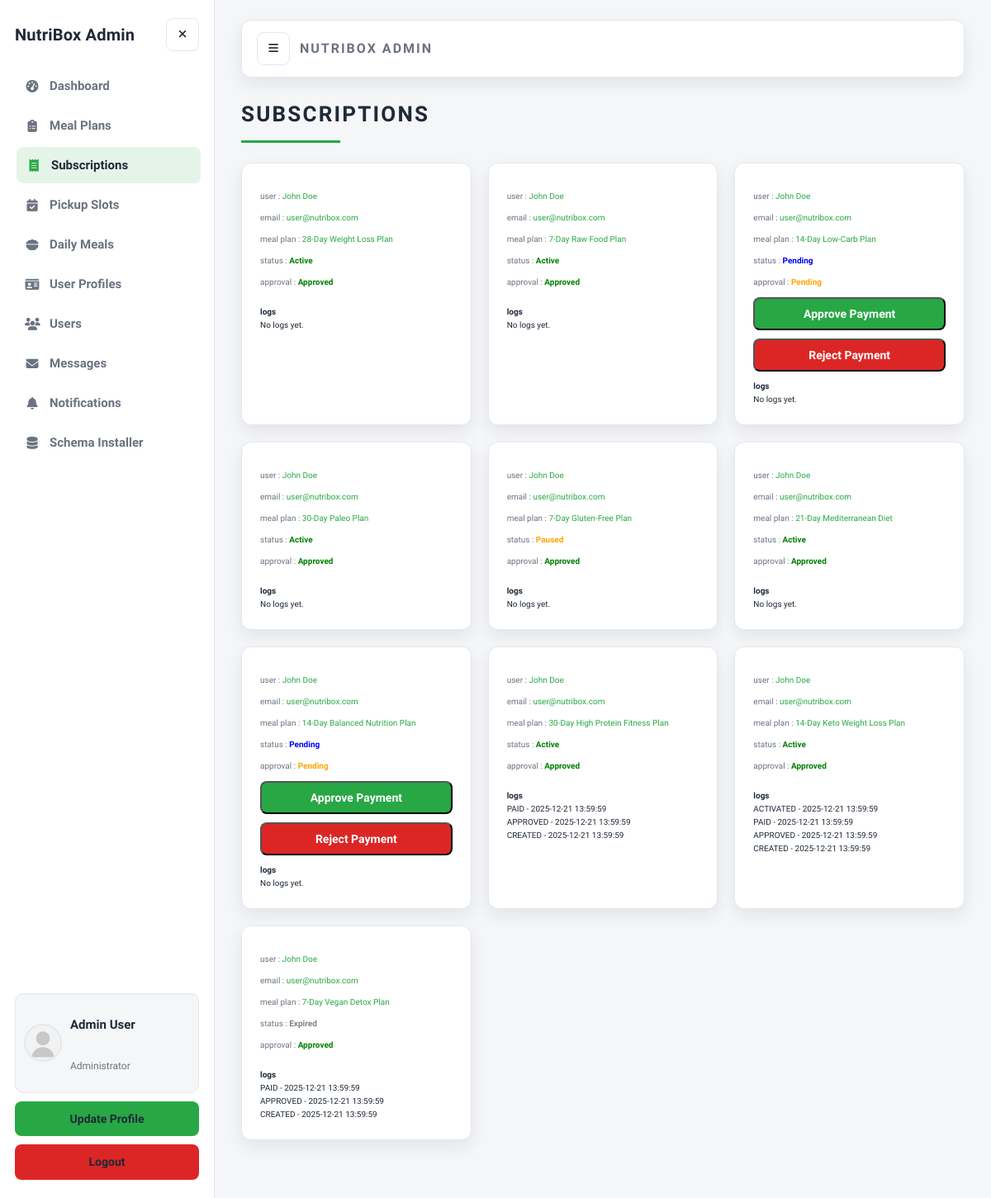
Screenshot of /admin/admin_subscriptions.php (signed in) with the database file from the repository.
### tables this page shows
CREATE TABLE IF NOT EXISTS users (
  id INT(100) NOT NULL AUTO_INCREMENT,
  name VARCHAR(100) NOT NULL,
  email VARCHAR(100) NOT NULL,
  password VARCHAR(255) NOT NULL,
  user_type VARCHAR(20) NOT NULL DEFAULT 'user',
  image VARCHAR(100) NOT NULL DEFAULT 'default-avatar.svg',
  PRIMARY KEY (id),
  UNIQUE KEY unique_email (email)
);

CREATE TABLE IF NOT EXISTS subscriptions (
  id INT(100) NOT NULL AUTO_INCREMENT,
  user_id INT(100) NOT NULL,
  meal_plan_id INT(100) NOT NULL,
  start_date DATE NOT NULL,
  end_date DATE NOT NULL,
  status VARCHAR(20) NOT NULL DEFAULT 'Pending',
  payment_status VARCHAR(20) NOT NULL DEFAULT 'Unpaid',
  approval_status VARCHAR(20) NOT NULL DEFAULT 'Pending',
  change_requested_plan_id INT(100) DEFAULT NULL,
  pause_start DATE DEFAULT NULL,
  pause_end DATE DEFAULT NULL,
  original_price INT(100) DEFAULT NULL,
  overridden_price INT(100) DEFAULT NULL,
  PRIMARY KEY (id),
  KEY idx_user_id (user_id),
  KEY idx_meal_plan_id (meal_plan_id)
);

CREATE TABLE IF NOT EXISTS meal_plans (
  id INT(100) NOT NULL AUTO_INCREMENT,
  name VARCHAR(100) NOT NULL,
  description VARCHAR(500) NOT NULL,
  price INT(100) NOT NULL,
  duration INT(10) NOT NULL COMMENT 'Duration in days',
  calories INT(10) NOT NULL,
  diet_type VARCHAR(50) NOT NULL,
  image VARCHAR(100) NOT NULL,
  PRIMARY KEY (id)
);

CREATE TABLE IF NOT EXISTS subscription_logs (
  id INT(100) NOT NULL AUTO_INCREMENT,
  subscription_id INT(100) NOT NULL,
  action VARCHAR(255) NOT NULL,
  created_at TIMESTAMP NOT NULL DEFAULT CURRENT_TIMESTAMP,
  PRIMARY KEY (id),
  KEY idx_subscription_id (subscription_id)
);

### admin/admin_subscriptions.php (the view, shortened to what this page needs)
<?php
require_once __DIR__ . "/admin_auth.php";
function status_badge_color($status)
{
    switch ($status) {
        case "Active":
            return "green";
        case "Paused":
            return "orange";
        case "Pending":
            return "blue";
        case "Expired":
            return "gray";
    }
}
function approval_badge_color($status)
{
    switch ($status) {
        case "Approved":
            return "green";
        case "Pending":
            return "orange";
    }
}
?>
<!DOCTYPE html>
<html lang="en">
<head>
   <link rel="stylesheet" href="https://cdnjs.cloudflare.com/ajax/libs/font-awesome/6.1.1/css/all.min.css">
   <link rel="stylesheet" href="css/admin_style.css">
</head>
<body class="admin-body">
<?php include "admin_header.php"; ?>
<section class="placed-orders">
   <h1 class="title">subscriptions</h1>
   <div class="box-container">
      <?php
      $select_subscriptions = $conn->prepare(
          "SELECT s.*, u.name AS user_name, u.email AS user_email,
                    m.name AS meal_name, r.name AS requested_name
             FROM `subscriptions` AS s
             LEFT JOIN `users` AS u ON s.user_id = u.id
             LEFT JOIN `meal_plans` AS m ON s.meal_plan_id = m.id
             LEFT JOIN `meal_plans` AS r ON s.change_requested_plan_id = r.id
             ORDER BY s.id DESC",
      );
      $select_subscriptions->execute();
      if ($select_subscriptions->rowCount() > 0) {
          while (
              $subscription = $select_subscriptions->fetch(PDO::FETCH_ASSOC)
          ) {
              $status_color = status_badge_color($subscription["status"]);
              $approval_color = approval_badge_color(
                  $subscription["approval_status"],
              );
              ?>
      <div class="box">
         <p> user : <span><?= $subscription["user_name"] ?></span> </p>
         <p> email : <span><?= $subscription["user_email"] ?></span> </p>
         <p> meal plan : <span><?= $subscription["meal_name"] ?></span> </p>
         <p> status : <span style="color:<?= $status_color ?>; font-weight:700;"><?= $subscription[
    "status"
] ?></span> </p>
         <p> approval : <span style="color:<?= $approval_color ?>; font-weight:700;"><?= $subscription[
    "approval_status"
] ?></span> </p>
         <div class="flex-btn" style="margin-top:1rem;">
            <?php if (
                $subscription["approval_status"] === "Pending" &&
                $subscription["status"] === "Pending"
            ) { ?>
               <form action="" method="POST" style="display:inline-block;">
                  <input type="submit" name="approve_payment" class="btn" value="approve payment">
               </form>
               <form action="" method="POST" style="display:inline-block;">
                  <input type="submit" name="reject_payment" class="delete-btn" value="reject payment">
               </form>
            <?php } ?>
         </div>
         <div class="details" style="margin-top:1rem;">
            <strong>logs</strong>
            <?php
            $select_logs = $conn->prepare(
                "SELECT * FROM `subscription_logs` WHERE subscription_id = ? ORDER BY id DESC",
            );
            $select_logs->execute([$subscription["id"]]);
            if ($select_logs->rowCount() > 0) {
                while ($log = $select_logs->fetch(PDO::FETCH_ASSOC)) {
                    $timestamp = "";
                    if (isset($log["created_at"]) && $log["created_at"]) {
                        $timestamp = " - " . $log["created_at"];
                    }
                    ?>
               <div><?= $log["action"] . $timestamp ?></div>
            <?php
                }
            } else {
                echo "<div>No logs yet.</div>";
            }
            ?>
         </div>
      </div>
      <?php
          }
      } else {
          echo '<p class="empty">no subscriptions found!</p>';
      }
      ?>
   </div>
</section>
<?php include "admin_footer.php"; ?>
</body>
</html>

### admin/admin_sidebar.php (shortened to what this page needs)
<?php
function admin_nav_link($label, $href, $icon, $aliases = [])
{
    $current_page = basename($_SERVER["PHP_SELF"]);
    $active = in_array($current_page, array_merge([$href], $aliases), true);
    $active_class = $active ? " active" : "";
    echo '<a class="nav-link' .
        $active_class .
        '" href="' .
        $href .
        '"><i class="fas ' .
        $icon .
        '"></i><span>' .
        $label .
        "</span></a>";
}
?>
<aside class="admin-sidebar">
   <div class="sidebar-brand">
      <a href="admin_page.php" class="logo">NutriBox Admin</a>
      <button class="icon-btn sidebar-close" type="button" data-sidebar-toggle aria-label="Close sidebar">
         <i class="fas fa-times"></i>
      </button>
   </div>
   <nav class="sidebar-nav">
      <?php
      admin_nav_link("Dashboard", "admin_page.php", "fa-gauge-high");
      ?>
   </nav>
   <div class="sidebar-footer">
      <?php
      $select_profile = $conn->prepare("SELECT * FROM `users` WHERE id = ?");
      $select_profile->execute([$admin_id]);
      $fetch_profile = $select_profile->fetch(PDO::FETCH_ASSOC);
      ?>
      <div class="profile-card">
         <img src="../uploaded_img/<?= $fetch_profile["image"] ?>" alt="">
         <div class="profile-info">
            <p class="profile-name"><?= $fetch_profile["name"] ?></p>
            <p class="profile-role">Administrator</p>
         </div>
      </div>
      <a href="admin_update_profile.php" class="btn">update profile</a>
      <a href="logout.php" class="delete-btn">logout</a>
   </div>
</aside>

### rows the page displays
users: image (placeholder picture), name "Admin User"
subscriptions: user.name "John Doe", user.email "user@nutribox.com", meal_plan.name "28-Day Weight Loss Plan", status "Active", approval_status "Approved", shows "No logs yet."
subscriptions: user.name "John Doe", user.email "user@nutribox.com", meal_plan.name "7-Day Raw Food Plan", status "Active", approval_status "Approved", shows "No logs yet."
subscriptions: user.name "John Doe", user.email "user@nutribox.com", meal_plan.name "14-Day Low-Carb Plan", status "Pending", approval_status "Pending", shows "No logs yet."
subscriptions: user.name "John Doe", user.email "user@nutribox.com", meal_plan.name "30-Day Paleo Plan", status "Active", approval_status "Approved", shows "No logs yet."
subscriptions: user.name "John Doe", user.email "user@nutribox.com", meal_plan.name "7-Day Gluten-Free Plan", status "Paused", approval_status "Approved", shows "No logs yet."
subscriptions: user.name "John Doe", user.email "user@nutribox.com", meal_plan.name "21-Day Mediterranean Diet", status "Active", approval_status "Approved", shows "No logs yet."
subscriptions: user.name "John Doe", user.email "user@nutribox.com", meal_plan.name "14-Day Balanced Nutrition Plan", status "Pending", approval_status "Pending", shows "No logs yet."
subscriptions: user.name "John Doe", user.email "user@nutribox.com", meal_plan.name "30-Day High Protein Fitness Plan", status "Active", approval_status "Approved"
subscription_logs: action "PAID", created_at "- 2025-12-21 13:59:59"
subscription_logs: action "APPROVED", created_at "- 2025-12-21 13:59:59"
subscription_logs: action "CREATED", created_at "- 2025-12-21 13:59:59"
subscriptions: user.name "John Doe", user.email "user@nutribox.com", meal_plan.name "14-Day Keto Weight Loss Plan", status "Active", approval_status "Approved"
subscription_logs: action "ACTIVATED", created_at "- 2025-12-21 13:59:59"
subscription_logs: action "PAID", created_at "- 2025-12-21 13:59:59"
subscription_logs: action "APPROVED", created_at "- 2025-12-21 13:59:59"
subscription_logs: action "CREATED", created_at "- 2025-12-21 13:59:59"
subscriptions: user.name "John Doe", user.email "user@nutribox.com", meal_plan.name "7-Day Vegan Detox Plan", status "Expired", approval_status "Approved"
subscription_logs: action "PAID", created_at "- 2025-12-21 13:59:59"
subscription_logs: action "APPROVED", created_at "- 2025-12-21 13:59:59"
subscription_logs: action "CREATED", created_at "- 2025-12-21 13:59:59"

### other values shown
$label "Dashboard Meal Plans Subscriptions Pickup Slots Daily Meals User Profiles Users Messages Notifications Schema Installer"
